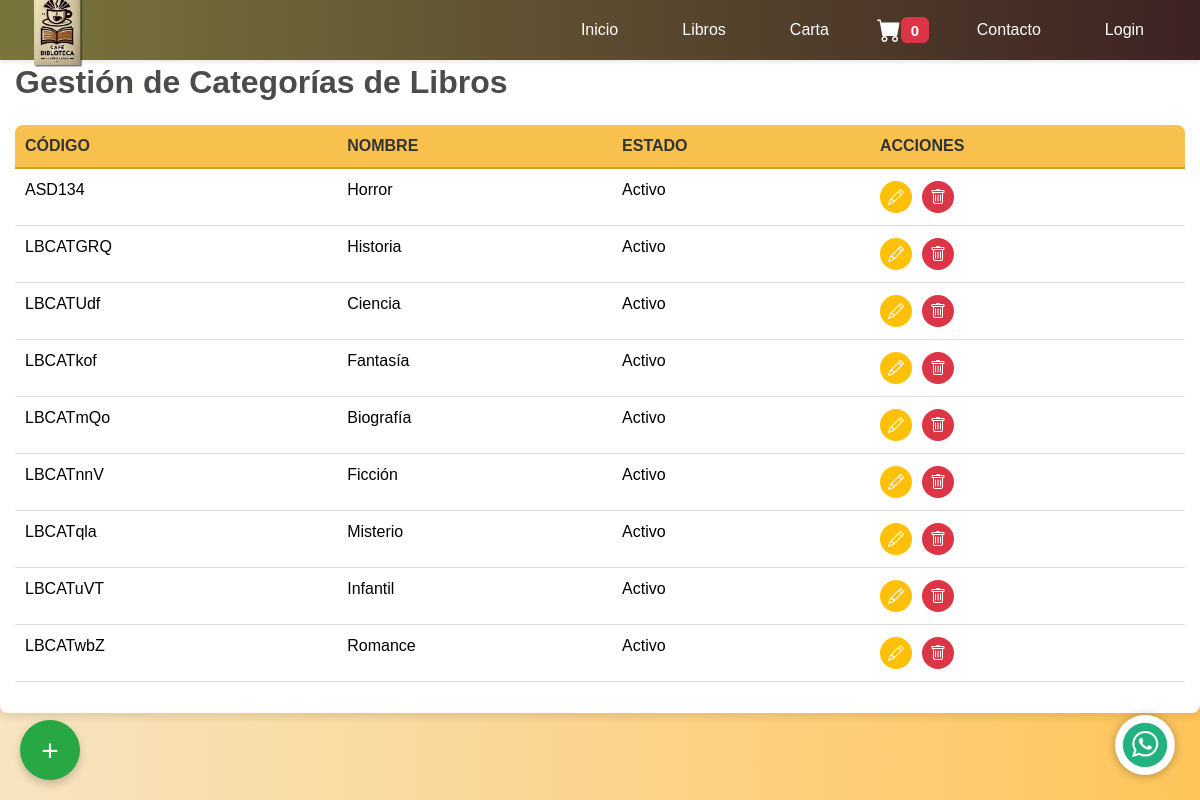
The app's page /categorias-libros/ with its own data.
### webapp/models.py (models this page shows, shortened)
class LibroCategoria(models.Model):
    libxcatCodigo = models.CharField(max_length=7, primary_key=True)  # Código de la categoría
    libxcatNombre = models.CharField(max_length=150)  # Nombre de la categoría
    libxcatStatus = models.CharField(
        max_length=3,
        choices=[('ACT', 'Activo'), ('INA', 'Inactivo')],
        default='ACT'
    )

### webapp/views.py (the view)
# urls.py: path('categorias-libros/', webapp_views.gestionar_categorias_libros,
def gestionar_categorias_libros(request):
    categorias = LibroCategoria.objects.all().order_by('libxcatCodigo')
    return render(request, 'webapp/gestionar_categorias_libros.html', {'categorias': categorias})

### webapp/context_processors.py (called while the page is built)
def carrito_context(request):
    carrito = request.session.get('carrito', {})
    total_carrito = sum(item['precio'] * item['cantidad'] for item in carrito.values())
    cantidad_items = sum(item['cantidad'] for item in carrito.values())
    return {
        'carrito': carrito,
        'total_carrito': total_carrito,
        'cantidad_items': cantidad_items,
    }

### webapp/templates/webapp/gestionar_categorias_libros.html (shortened to what this page needs)
{% extends "cabezal.html" %}
{% block cargar_static %}
    {% load static %}
{% endblock %}
{% block css_archivos %}
    <link href="https://cdn.jsdelivr.net/npm/bootstrap-icons/font/bootstrap-icons.css" rel="stylesheet">
    <link rel="stylesheet" href="{% static 'webapp/css/styles_administrador_tablas.css' %}"/>
{% endblock %}
{% block contenido_pagina %}
    <div class="table-container mt-5">
        <h2>Gestión de Categorías de Libros</h2>
        <div class="table-responsive mt-4">
            <table class="table">
                <thead>
                <tr>
                    <th>Código</th>
                    <th>Nombre</th>
                    <th>Estado</th>
                    <th>Acciones</th>
                </tr>
                </thead>
                <tbody>
                {% for categoria in categorias %}
                    <tr>
                        <td>{{ categoria.libxcatCodigo }}</td>
                        <td>{{ categoria.libxcatNombre }}</td>
                        <td>{{ categoria.get_libxcatStatus_display }}</td>
                        <td>
                            <div class="action-buttons">
                                <a href="{% url 'editar_categoria_libros' categoria.libxcatCodigo %}"
                                   class="btn-warning">
                                    <i class="bi bi-pencil"></i>
                                </a>
                                <a href="{% url 'eliminar_categoria_libros' categoria.libxcatCodigo %}"
                                   class="btn-danger">
                                    <i class="bi bi-trash"></i>
                                </a>
                            </div>
                        </td>
                    </tr>
                {% endfor %}
                </tbody>
            </table>
        </div>
    </div>
    <a href="{% url 'crear_categoria_libros' %}" class="btn-flotante" title="Agregar Categoría">+</a>
{% endblock %}

### webapp/static/webapp/css/styles.css (style rules this page uses)
body { font-size: 1rem; font-family: 'Arial', sans-serif; margin: 0; padding: 0; background-color: #F7E4C1; background: rgb(247, 228, 193); background: -moz-linear-gradient(90deg, rgba(247, 228, 193, 1) 0%, rgba(255, 197, 90, 1) 100%); background: -webkit-linear-gradient(90deg, rgba(247, 228, 193, 1) 0%, rgba(255, 197, 90, 1) 100%); background: linear-gradient(90deg, rgba(247, 228, 193, 1) 0%, rgba(255, 197, 90, 1) 100%); padding-bottom: 0px; margin: 0px; }
html { font-size: 100%; }
h2 { font-size: 2rem; color: #4d4b47; margin-bottom: 20px; font-weight: bold; }
#page-body, html { display: flex; flex-direction: column; min-height: 100vh; margin: 0; }

### webapp/static/webapp/css/styles_administrador_tablas.css (style rules this page uses)
.table-container { margin: 20px auto; padding: 15px; border-radius: 8px; background-color: #ffffff; box-shadow: 0 4px 8px rgba(0, 0, 0, 0.1); }
.table-responsive { overflow-x: auto; -webkit-overflow-scrolling: touch; border-radius: 8px; }
.table { width: 100%; border-collapse: collapse; }
.table th, .table td { text-align: left; padding: 12px 10px; }
.table th { background-color: #f8c14d; color: #333333; font-weight: bold; white-space: nowrap; text-transform: uppercase; border-bottom: 2px solid #d0a020; }
.table td { border-bottom: 1px solid #dddddd; }
.table tr:nth-child(even) { background-color: #f9f9f9; }
.action-buttons { display: flex; gap: 10px; }
.action-buttons a { display: inline-flex; justify-content: center; align-items: center; width: 32px; height: 32px; border-radius: 50%; text-decoration: none; color: #ffffff; font-size: 16px; transition: all 0.3s ease-in-out; }
.action-buttons .btn-warning { background-color: #ffc107; }
.action-buttons .btn-danger { background-color: #dc3545; }

### webapp/templates/webapp/gestionar_categorias_libros.html (style rules this page uses)
.btn-flotante { position: fixed; bottom: 20px; left: 20px; width: 60px; height: 60px; background-color: #28a745; color: #fff; border-radius: 50%; box-shadow: 0 4px 8px rgba(0, 0, 0, 0.2); display: flex; justify-content: center; align-items: center; font-size: 30px; text-decoration: none; z-index: 1000; transition: background-color 0.3s ease, transform 0.2s ease; }

### records on screen
LibroCategoria: libxcatCodigo "ASD134", libxcatNombre "Horror", libxcatStatus "Activo"
LibroCategoria: libxcatCodigo "LBCATGRQ", libxcatNombre "Historia", libxcatStatus "Activo"
LibroCategoria: libxcatCodigo "LBCATUdf", libxcatNombre "Ciencia", libxcatStatus "Activo"
LibroCategoria: libxcatCodigo "LBCATkof", libxcatNombre "Fantasía", libxcatStatus "Activo"
LibroCategoria: libxcatCodigo "LBCATmQo", libxcatNombre "Biografía", libxcatStatus "Activo"
LibroCategoria: libxcatCodigo "LBCATnnV", libxcatNombre "Ficción", libxcatStatus "Activo"
LibroCategoria: libxcatCodigo "LBCATqla", libxcatNombre "Misterio", libxcatStatus "Activo"
LibroCategoria: libxcatCodigo "LBCATuVT", libxcatNombre "Infantil", libxcatStatus "Activo"
LibroCategoria: libxcatCodigo "LBCATwbZ", libxcatNombre "Romance", libxcatStatus "Activo"
